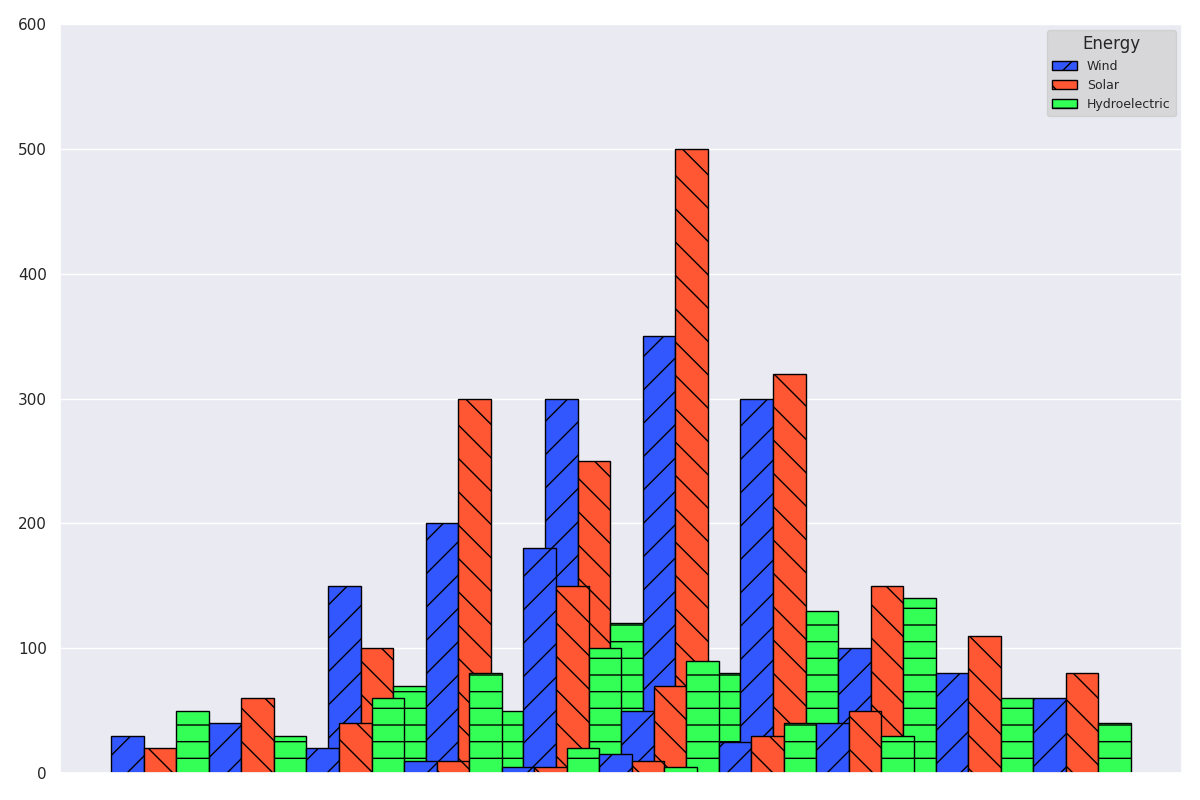

The Python source for this figure:
import matplotlib.pyplot as plt
import numpy as np

asia = [[30, 20, 50], [150, 100, 70], [300, 250, 120]]
europe = [[40, 60, 30], [200, 300, 50], [350, 500, 80]]
north_america = [[20, 40, 60], [180, 150, 100], [300, 320, 130]]
south_america = [[10, 10, 80], [50, 70, 90], [100, 150, 140]]
africa = [[5, 5, 20], [25, 30, 40], [80, 110, 60]]
oceania = [[15, 10, 5], [40, 50, 30], [60, 80, 40]]
data = [asia, europe, north_america, south_america, africa, oceania]

# shuffled colors (previously: #ff5733, #33ff57, #3357ff)
colors = ['#3357ff', '#ff5733', '#33ff57']

# Mixing the sources order (previously: Solar, Wind, Hydroelectric)
sources = ['Wind', 'Solar', 'Hydroelectric']

fig, ax = plt.subplots(figsize=(12, 8))

bar_width = 0.15
x_positions = np.arange(3)

for i, continent_data in enumerate(data):
    wind, solar, hydro = np.array(continent_data).T

    x_offset = i * bar_width * len(sources)

    # The order of sources is changed (Wind, Solar, Hydroelectric)
    ax.bar(x_positions + x_offset, wind, color=colors[0], label=sources[0] if i == 0 else "", width=bar_width, edgecolor='black', hatch='/')
    ax.bar(x_positions + x_offset + bar_width, solar, color=colors[1], label=sources[1] if i == 0 else "", width=bar_width, edgecolor='black', hatch='\\')
    ax.bar(x_positions + x_offset + 2 * bar_width, hydro, color=colors[2], label=sources[2] if i == 0 else "", width=bar_width, edgecolor='black', hatch='-')

ax.set_ylim(0, 600)
ax.set_xticks([])  # No x-axis ticks
ax.grid(axis='x', linestyle=':', alpha=0.5)  # Updating grid style and axis

# Changing legend position and frame style
ax.legend(loc='upper right', fontsize=9, frameon=True, title='Energy', title_fontsize='12', facecolor='lightgrey')

plt.tight_layout()
plt.show()
